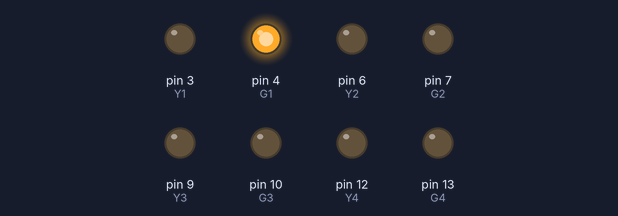
Bench run of a sketch on a simulated Arduino Mega 2560, built with avr-gcc and run on an emulated ATmega2560. Parts: output pins drawn as LEDs (lit = HIGH). Pins used as bus, display or sensor lines are not drawn.

Above: at 0.1 s.
At 5.1 s:
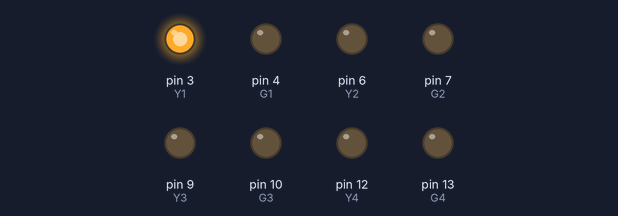
At 12.1 s:
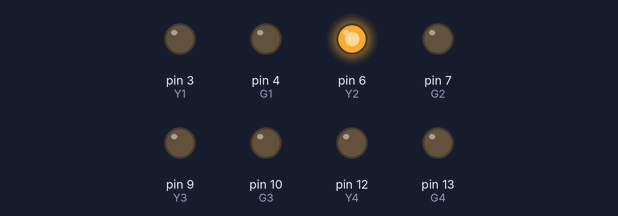
At 19.1 s:
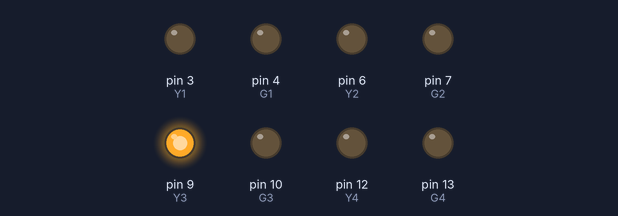
At 26.1 s:
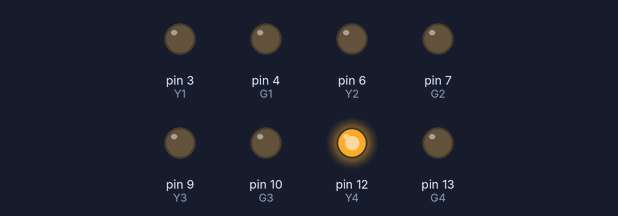
At 35.1 s:
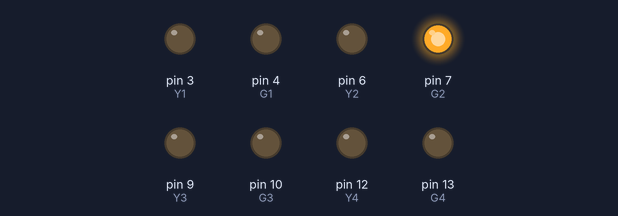
Timing chart, 0 to 36.6 s (numbered marks = the images above):
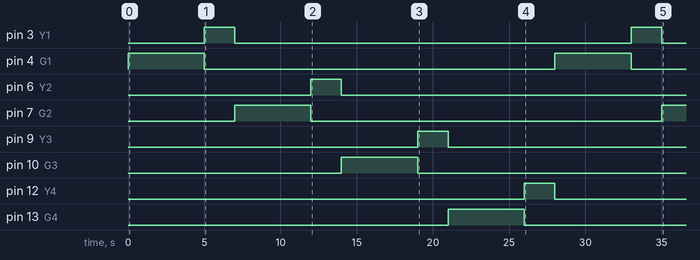

Measured:
- by itself, pin 3 (Y1): alternates HIGH for 2.0 s and LOW for 26.0 s
- by itself, pin 4 (G1): alternates HIGH for 5.0 s and LOW for 23.0 s
- by itself, pin 6 (Y2): LOW → HIGH at 12.0 s, → LOW 2.0 s later
- by itself, pin 7 (G2): LOW → HIGH at 7.0 s, → LOW 5.0 s later, → HIGH 23.0 s later
- by itself, pin 9 (Y3): LOW → HIGH at 19.0 s, → LOW 2.0 s later
- by itself, pin 10 (G3): LOW → HIGH at 14.0 s, → LOW 5.0 s later
- by itself, pin 12 (Y4): LOW → HIGH at 26.0 s, → LOW 2.0 s later
- by itself, pin 13 (G4): LOW → HIGH at 21.0 s, → LOW 5.0 s later

The sketch:

Arduino_Mega_Traffic_Controller.ino
```cpp
/*
  Arduino Mega Traffic Signal Controller
  Receives:
    'A' = Ambulance detected
    'N' = Normal traffic

  Serial1 RX1 (Pin 19) <- ESP32-CAM TX
  Serial1 TX1 (Pin 18) -> ESP32-CAM RX
*/

#define R1 2
#define Y1 3
#define G1 4

#define R2 5
#define Y2 6
#define G2 7

#define R3 8
#define Y3 9
#define G3 10

#define R4 11
#define Y4 12
#define G4 13

bool ambulance = false;

void setup() {
  Serial.begin(115200);
  Serial1.begin(115200);

  pinMode(R1,OUTPUT); pinMode(Y1,OUTPUT); pinMode(G1,OUTPUT);
  pinMode(R2,OUTPUT); pinMode(Y2,OUTPUT); pinMode(G2,OUTPUT);
  pinMode(R3,OUTPUT); pinMode(Y3,OUTPUT); pinMode(G3,OUTPUT);
  pinMode(R4,OUTPUT); pinMode(Y4,OUTPUT); pinMode(G4,OUTPUT);

  allRed();
}

void loop() {
  if (Serial1.available()) {
    char c = Serial1.read();
    if (c == 'A') ambulance = true;
    if (c == 'N') ambulance = false;
  }

  if (ambulance)
    greenCorridor();
  else
    normalTraffic();
}

void allRed() {
  digitalWrite(R1,HIGH); digitalWrite(R2,HIGH);
  digitalWrite(R3,HIGH); digitalWrite(R4,HIGH);

  digitalWrite(Y1,LOW); digitalWrite(Y2,LOW);
  digitalWrite(Y3,LOW); digitalWrite(Y4,LOW);

  digitalWrite(G1,LOW); digitalWrite(G2,LOW);
  digitalWrite(G3,LOW); digitalWrite(G4,LOW);
}

void greenCorridor() {
  digitalWrite(R1,LOW);
  digitalWrite(G1,HIGH);

  digitalWrite(R2,HIGH); digitalWrite(R3,HIGH); digitalWrite(R4,HIGH);
  digitalWrite(G2,LOW); digitalWrite(G3,LOW); digitalWrite(G4,LOW);
}

void normalTraffic() {

  digitalWrite(R1,LOW); digitalWrite(G1,HIGH);
  delay(5000);
  digitalWrite(G1,LOW); digitalWrite(Y1,HIGH);
  delay(2000);
  digitalWrite(Y1,LOW); digitalWrite(R1,HIGH);

  digitalWrite(R2,LOW); digitalWrite(G2,HIGH);
  delay(5000);
  digitalWrite(G2,LOW); digitalWrite(Y2,HIGH);
  delay(2000);
  digitalWrite(Y2,LOW); digitalWrite(R2,HIGH);

  digitalWrite(R3,LOW); digitalWrite(G3,HIGH);
  delay(5000);
  digitalWrite(G3,LOW); digitalWrite(Y3,HIGH);
  delay(2000);
  digitalWrite(Y3,LOW); digitalWrite(R3,HIGH);

  digitalWrite(R4,LOW); digitalWrite(G4,HIGH);
  delay(5000);
  digitalWrite(G4,LOW); digitalWrite(Y4,HIGH);
  delay(2000);
  digitalWrite(Y4,LOW); digitalWrite(R4,HIGH);
}
```
